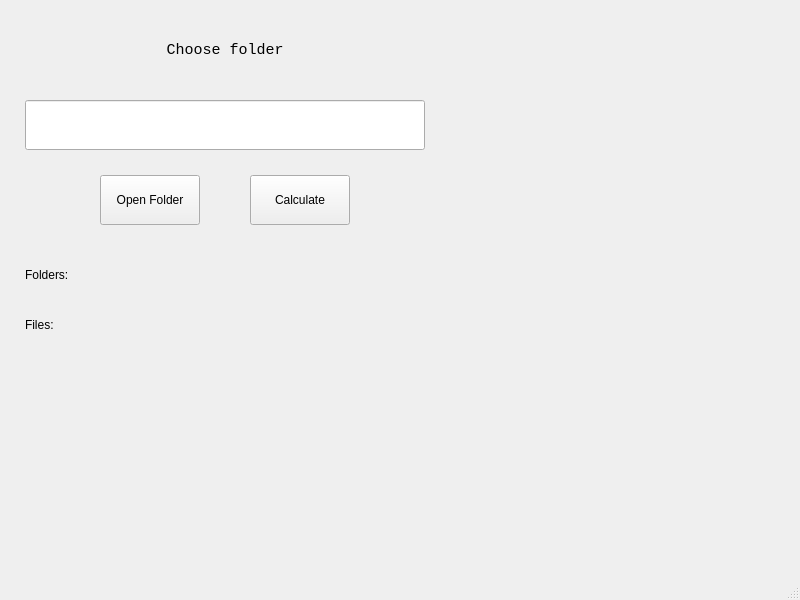
<?xml version="1.0" encoding="UTF-8"?>
<ui version="4.0">
 <class>MainWindow</class>
 <widget class="QMainWindow" name="MainWindow">
  <property name="geometry">
   <rect>
    <x>0</x>
    <y>0</y>
    <width>800</width>
    <height>600</height>
   </rect>
  </property>
  <property name="windowTitle">
   <string>MainWindow</string>
  </property>
  <property name="styleSheet">
   <string notr="true">font: 11pt &quot;Monospace&quot;;</string>
  </property>
  <widget class="QWidget" name="centralwidget">
   <widget class="QLabel" name="label">
    <property name="geometry">
     <rect>
      <x>125</x>
      <y>25</y>
      <width>200</width>
      <height>50</height>
     </rect>
    </property>
    <property name="font">
     <font>
      <family>Monospace</family>
      <pointsize>11</pointsize>
      <italic>false</italic>
      <bold>false</bold>
     </font>
    </property>
    <property name="text">
     <string>Choose folder</string>
    </property>
    <property name="alignment">
     <set>Qt::AlignCenter</set>
    </property>
   </widget>
   <widget class="QPushButton" name="countButton">
    <property name="geometry">
     <rect>
      <x>250</x>
      <y>175</y>
      <width>100</width>
      <height>50</height>
     </rect>
    </property>
    <property name="text">
     <string>Calculate</string>
    </property>
   </widget>
   <widget class="QLineEdit" name="folderPathLineEdit">
    <property name="geometry">
     <rect>
      <x>25</x>
      <y>100</y>
      <width>400</width>
      <height>50</height>
     </rect>
    </property>
    <property name="text">
     <string/>
    </property>
   </widget>
   <widget class="QLabel" name="folderCountLabel">
    <property name="geometry">
     <rect>
      <x>25</x>
      <y>250</y>
      <width>150</width>
      <height>50</height>
     </rect>
    </property>
    <property name="text">
     <string>Folders:</string>
    </property>
   </widget>
   <widget class="QLabel" name="fileCountLabel">
    <property name="geometry">
     <rect>
      <x>25</x>
      <y>300</y>
      <width>150</width>
      <height>50</height>
     </rect>
    </property>
    <property name="text">
     <string>Files:</string>
    </property>
   </widget>
   <widget class="QPushButton" name="openFolderButton">
    <property name="geometry">
     <rect>
      <x>100</x>
      <y>175</y>
      <width>100</width>
      <height>50</height>
     </rect>
    </property>
    <property name="text">
     <string>Open Folder</string>
    </property>
   </widget>
  </widget>
  <widget class="QMenuBar" name="menubar">
   <property name="geometry">
    <rect>
     <x>0</x>
     <y>0</y>
     <width>800</width>
     <height>23</height>
    </rect>
   </property>
  </widget>
  <widget class="QStatusBar" name="statusbar"/>
 </widget>
 <resources/>
 <connections/>
</ui>
